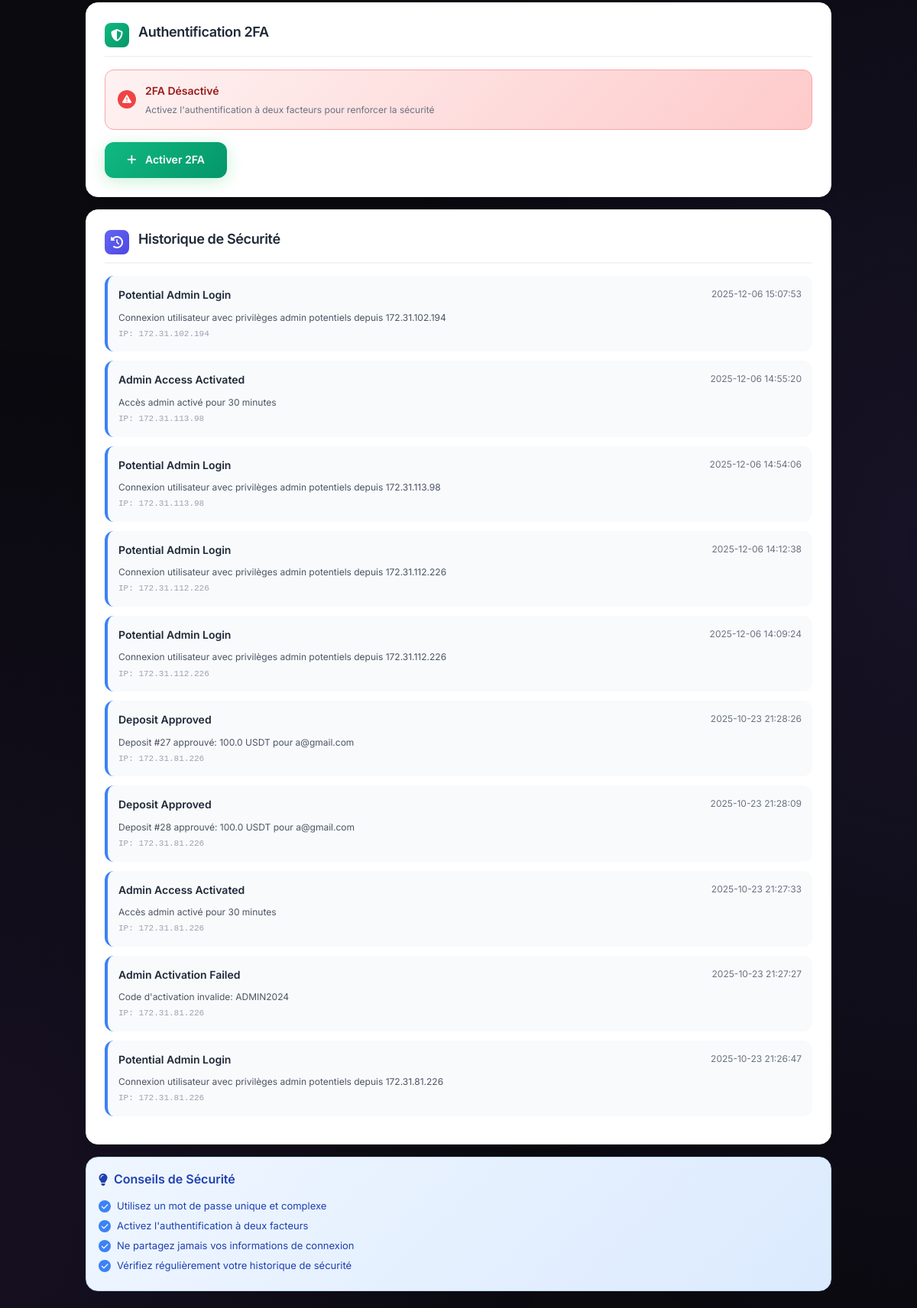
Page /security (signed in, middle part) on the earlier database version.
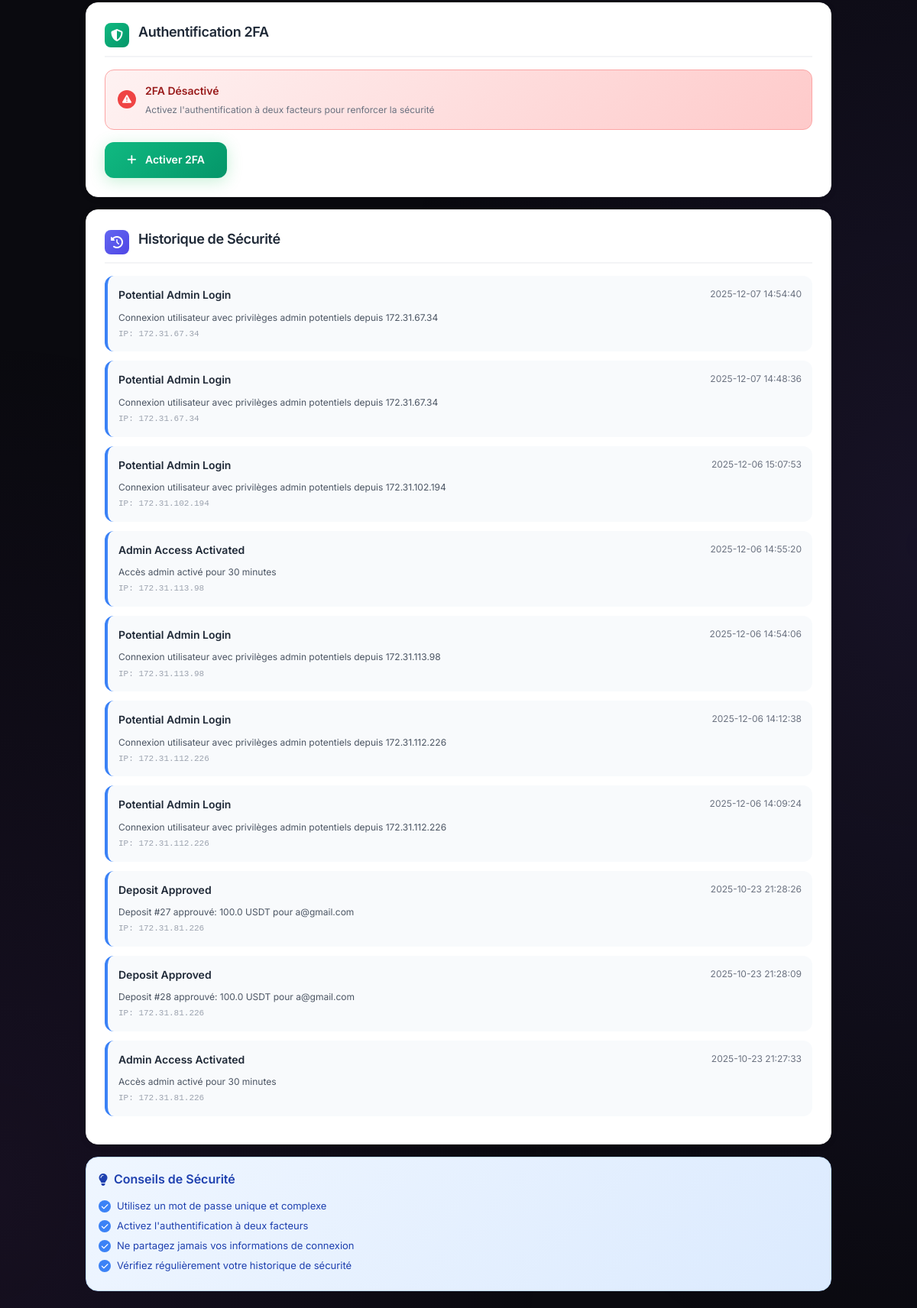
Same page on the later database version.
### tables this page shows
CREATE TABLE security_logs (
            id INTEGER PRIMARY KEY AUTOINCREMENT,
            user_id INTEGER NOT NULL,
            action TEXT NOT NULL,
            details TEXT,
            ip_address TEXT,
            user_agent TEXT,
            created_at TIMESTAMP DEFAULT CURRENT_TIMESTAMP,
            FOREIGN KEY (user_id) REFERENCES users (id)
        );

### main.py (the view)
@app.route('/security')
@login_required
def security_settings():
    conn = get_db_connection()
    user = conn.execute('SELECT * FROM users WHERE id = ?', (session['user_id'],)).fetchone()
    try:
        conn.execute('''
            CREATE TABLE IF NOT EXISTS security_logs (
                id INTEGER PRIMARY KEY AUTOINCREMENT,
                user_id INTEGER NOT NULL,
                action TEXT NOT NULL,
                details TEXT,
                ip_address TEXT,
                user_agent TEXT,
                created_at TIMESTAMP DEFAULT CURRENT_TIMESTAMP,
                FOREIGN KEY (user_id) REFERENCES users (id)
            )
        ''')
        conn.commit()
    except Exception as e:
        print(f"Erreur création table security_logs: {e}")
    try:
        security_logs = conn.execute('''
            SELECT * FROM security_logs
            WHERE user_id = ?
            ORDER BY created_at DESC
            LIMIT 10
        ''', (session['user_id'],)).fetchall()
    except Exception as e:
        print(f"Erreur récupération logs: {e}")
        security_logs = []
    conn.close()
    return render_template('security.html', user=user, security_logs=security_logs)

### main.py (called while the page is built, shortened)
def login_required(f):
    @wraps(f)
    def decorated_function(*args, **kwargs):
        if 'user_id' not in session:
            return redirect(url_for('login'))
        return f(*args, **kwargs)
    return decorated_function

def get_db_connection():
    import time
    max_retries = 5
    for attempt in range(max_retries):
        try:
            conn = sqlite3.connect(DATABASE, timeout=60.0)
            conn.row_factory = sqlite3.Row
            conn.execute('PRAGMA journal_mode=WAL;')
            conn.execute('PRAGMA busy_timeout=60000;')  # 60 seconds timeout
            conn.execute('PRAGMA synchronous=NORMAL;')  # Better performance
            conn.execute('PRAGMA cache_size=10000;')     # Larger cache
            conn.execute('PRAGMA temp_store=memory;')    # Use memory for temp
            return conn
        except Exception as e:
            print(f"❌ Unexpected database error: {e}")
            raise e
    return conn

### templates/security.html (shortened to what this page needs)
{% extends "base.html" %}
{% block content %}
<div class="security-container">
    <div class="security-card">
        <div class="section-header">
            <div class="section-icon twofa">
                <i class="fas fa-shield-alt"></i>
            </div>
            <h2 class="section-title">Authentification 2FA</h2>
        </div>
        {% if user.two_fa_enabled %}
        <div class="status-card enabled">
            <div class="status-icon enabled">
                <i class="fas fa-check"></i>
            </div>
            <div class="status-content">
                <div class="status-title enabled">2FA Activé</div>
                <div class="status-subtitle">Votre compte est protégé par l'authentification à deux facteurs</div>
            </div>
        </div>
        <form id="disable2FAForm">
            <div class="form-group">
                <label class="form-label">Mot de passe pour désactiver 2FA</label>
                <input type="password" id="disable2FAPassword" required class="form-input" placeholder="Entrez votre mot de passe">
            </div>
            <button type="submit" class="btn-danger">
                <i class="fas fa-times mr-2"></i>
                Désactiver 2FA
            </button>
        </form>
        {% else %}
        <div class="status-card disabled">
            <div class="status-icon disabled">
                <i class="fas fa-exclamation-triangle"></i>
            </div>
            <div class="status-content">
                <div class="status-title disabled">2FA Désactivé</div>
                <div class="status-subtitle">Activez l'authentification à deux facteurs pour renforcer la sécurité</div>
            </div>
        </div>
        <button id="enable2FABtn" class="btn-success">
            <i class="fas fa-plus mr-2"></i>
            Activer 2FA
        </button>
        {% endif %}
    </div>
    <div class="security-card">
        <div class="section-header">
            <div class="section-icon logs">
                <i class="fas fa-history"></i>
            </div>
            <h2 class="section-title">Historique de Sécurité</h2>
        </div>
        {% if security_logs %}
        <div>
            {% for log in security_logs %}
            <div class="log-item">
                <div class="log-header">
                    <div class="log-action">{{ log.action.replace('_', ' ').title() }}</div>
                    <div class="log-time">{{ log.created_at[:19].replace('T', ' ') if log.created_at else 'N/A' }}</div>
                </div>
                {% if log.details %}
                <div class="log-details">{{ log.details }}</div>
                {% endif %}
                {% if log.ip_address %}
                <div class="log-ip">IP: {{ log.ip_address }}</div>
                {% endif %}
            </div>
            {% endfor %}
        </div>
        {% else %}
        <div style="text-align: center; padding: 2rem; color: #6b7280;">
            <i class="fas fa-info-circle" style="font-size: 2rem; margin-bottom: 0.5rem; opacity: 0.5;"></i>
            <p>Aucun événement de sécurité enregistré</p>
        </div>
        {% endif %}
    </div>
    <div class="tips-card">
        <h3 class="tips-title">
            <i class="fas fa-lightbulb"></i>
            Conseils de Sécurité
        </h3>
        <div>
            <div class="tip-item">
                <div class="tip-icon">
                    <i class="fas fa-check"></i>
                </div>
                <span>Utilisez un mot de passe unique et complexe</span>
            </div>
            <div class="tip-item">
                <div class="tip-icon">
                    <i class="fas fa-check"></i>
                </div>
                <span>Activez l'authentification à deux facteurs</span>
            </div>
            <div class="tip-item">
                <div class="tip-icon">
                    <i class="fas fa-check"></i>
                </div>
                <span>Ne partagez jamais vos informations de connexion</span>
            </div>
            <div class="tip-item">
                <div class="tip-icon">
                    <i class="fas fa-check"></i>
                </div>
                <span>Vérifiez régulièrement votre historique de sécurité</span>
            </div>
        </div>
    </div>
</div>
{% endblock %}

### templates/base.html (shortened to what this page needs)
<!DOCTYPE html>
<html lang="fr">
<head>
    <link href="https://cdn.jsdelivr.net/npm/tailwindcss@2.2.19/dist/tailwind.min.css" rel="stylesheet">
    <link href="https://cdnjs.cloudflare.com/ajax/libs/font-awesome/6.5.0/css/all.min.css" rel="stylesheet">
</head>
<body>
    <main class="min-h-screen">
        <div class="max-w-7xl mx-auto px-4 sm:px-6 lg:px-8 py-8">
            {% block content %}{% endblock %}
        </div>
    </main>
</body>
</html>

### templates/base.html (style rules this page uses)
:root { --bg-primary: #0a0a0f; --bg-secondary: #12121a; --bg-card: rgba(20, 20, 30, 0.8); --bg-card-hover: rgba(30, 30, 45, 0.9); --border-subtle: rgba(255, 255, 255, 0.08); --border-hover: rgba(255, 255, 255, 0.15); --text-primary: #ffffff; --text-secondary: rgba(255, 255, 255, 0.7); --text-muted: rgba(255, 255, 255, 0.4); --accent-primary: #6366f1; --accent-secondary: #8b5cf6; --accent-success: #22c55e; --accent-warning: #f59e0b; --accent-danger: #ef4444; --gradient-primary: linear-gradient(135deg, #6366f1 0%, #8b5cf6 50%, #a855f7 100%); --gradient-dark: linear-gradient(180deg, #0a0a0f 0%, #12121a 100%); --glass-bg: rgba(255, 255, 255, 0.03); --glass-border: rgba(255, 255, 255, 0.08); }
* { margin: 0; padding: 0; box-sizing: border-box; }
html { scroll-behavior: smooth; }
body { font-family: 'Inter', -apple-system, BlinkMacSystemFont, sans-serif; background: var(--bg-primary); color: var(--text-primary); line-height: 1.6; min-height: 100vh; overflow-x: hidden; -webkit-font-smoothing: antialiased; -moz-osx-font-smoothing: grayscale; }
body::before { content: ''; position: fixed; top: 0; left: 0; right: 0; bottom: 0; background: radial-gradient(ellipse 80% 50% at 50% -20%, rgba(99, 102, 241, 0.15), transparent), radial-gradient(ellipse 60% 40% at 100% 50%, rgba(139, 92, 246, 0.1), transparent), radial-gradient(ellipse 60% 40% at 0% 80%, rgba(168, 85, 247, 0.08), transparent); pointer-events: none; z-index: -1; }
.btn-success { background: linear-gradient(135deg, #22c55e, #16a34a); color: white; box-shadow: 0 4px 20px rgba(34, 197, 94, 0.25); }
.section-title { font-size: 1.5rem; font-weight: 700; margin-bottom: 0.5rem; letter-spacing: -0.02em; }

Differences in the rows shown:
no longer on this page (row unchanged): security_logs: action.replace "Admin Activation Failed", created_at "2025-10-23 21:27:27", details "Code d'activation invalide: ADMIN2024", ip_address "172.31.81.226"
no longer on this page (row unchanged): security_logs: action.replace "Potential Admin Login", created_at "2025-10-23 21:26:47", details "Connexion utilisateur avec privilèges admin potentiels depuis 172.31.81.226", ip_address "172.31.81.226"
added security_logs: action.replace "Potential Admin Login", created_at "2025-12-07 14:54:40", details "Connexion utilisateur avec privilèges admin potentiels depuis 172.31.67.34", ip_address "172.31.67.34"
added security_logs: action.replace "Potential Admin Login", created_at "2025-12-07 14:48:36", details "Connexion utilisateur avec privilèges admin potentiels depuis 172.31.67.34", ip_address "172.31.67.34"
